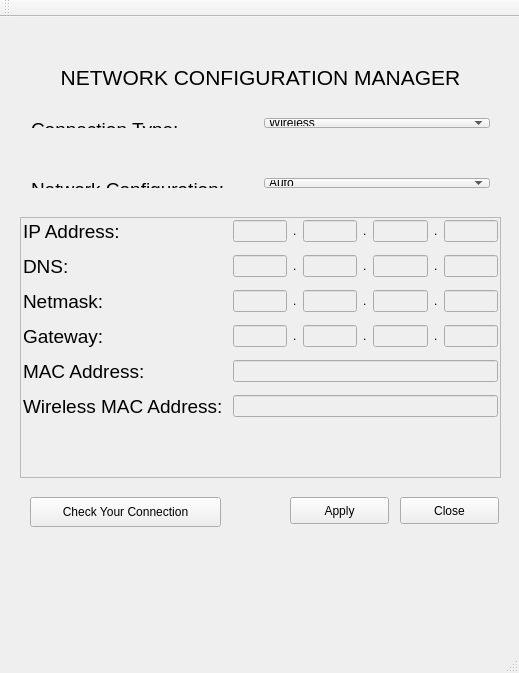
<?xml version="1.0" encoding="UTF-8"?>
<ui version="4.0">
 <class>MainWindow</class>
 <widget class="QMainWindow" name="MainWindow">
  <property name="geometry">
   <rect>
    <x>0</x>
    <y>0</y>
    <width>519</width>
    <height>673</height>
   </rect>
  </property>
  <property name="windowTitle">
   <string>MainWindow</string>
  </property>
  <property name="windowIcon">
   <iconset resource="rsc.qrc">
    <normaloff>:/Intranet.png</normaloff>:/Intranet.png</iconset>
  </property>
  <widget class="QWidget" name="centralWidget">
   <widget class="QFrame" name="advancedFrame">
    <property name="enabled">
     <bool>true</bool>
    </property>
    <property name="geometry">
     <rect>
      <x>20</x>
      <y>200</y>
      <width>481</width>
      <height>261</height>
     </rect>
    </property>
    <property name="focusPolicy">
     <enum>Qt::StrongFocus</enum>
    </property>
    <property name="frameShape">
     <enum>QFrame::StyledPanel</enum>
    </property>
    <property name="frameShadow">
     <enum>QFrame::Raised</enum>
    </property>
    <property name="lineWidth">
     <number>0</number>
    </property>
    <widget class="QWidget" name="formLayoutWidget">
     <property name="geometry">
      <rect>
       <x>0</x>
       <y>0</y>
       <width>481</width>
       <height>261</height>
      </rect>
     </property>
     <layout class="QFormLayout" name="formLayout">
      <property name="fieldGrowthPolicy">
       <enum>QFormLayout::AllNonFixedFieldsGrow</enum>
      </property>
      <property name="rowWrapPolicy">
       <enum>QFormLayout::DontWrapRows</enum>
      </property>
      <property name="horizontalSpacing">
       <number>10</number>
      </property>
      <property name="verticalSpacing">
       <number>12</number>
      </property>
      <property name="leftMargin">
       <number>3</number>
      </property>
      <property name="topMargin">
       <number>3</number>
      </property>
      <property name="rightMargin">
       <number>3</number>
      </property>
      <property name="bottomMargin">
       <number>3</number>
      </property>
      <item row="0" column="0">
       <widget class="QLabel" name="ipLabel">
        <property name="sizePolicy">
         <sizepolicy hsizetype="Maximum" vsizetype="Maximum">
          <horstretch>0</horstretch>
          <verstretch>0</verstretch>
         </sizepolicy>
        </property>
        <property name="text">
         <string>&lt;html&gt;&lt;head/&gt;&lt;body&gt;&lt;p&gt;&lt;span style=&quot; font-size:14pt;&quot;&gt;IP Address:&lt;/span&gt;&lt;/p&gt;&lt;/body&gt;&lt;/html&gt;</string>
        </property>
        <property name="textFormat">
         <enum>Qt::AutoText</enum>
        </property>
        <property name="wordWrap">
         <bool>false</bool>
        </property>
       </widget>
      </item>
      <item row="0" column="1">
       <layout class="QHBoxLayout" name="horizontalLayout_3">
        <property name="sizeConstraint">
         <enum>QLayout::SetFixedSize</enum>
        </property>
        <item>
         <widget class="QLineEdit" name="ipAddressEdit">
          <property name="enabled">
           <bool>false</bool>
          </property>
          <property name="text">
           <string/>
          </property>
          <property name="cursorPosition">
           <number>0</number>
          </property>
          <property name="clearButtonEnabled">
           <bool>false</bool>
          </property>
         </widget>
        </item>
        <item>
         <widget class="QLabel" name="dot1">
          <property name="text">
           <string>.</string>
          </property>
         </widget>
        </item>
        <item>
         <widget class="QLineEdit" name="ipAddressEdit_2">
          <property name="enabled">
           <bool>false</bool>
          </property>
          <property name="cursorPosition">
           <number>0</number>
          </property>
          <property name="clearButtonEnabled">
           <bool>false</bool>
          </property>
         </widget>
        </item>
        <item>
         <widget class="QLabel" name="dot2">
          <property name="text">
           <string>.</string>
          </property>
         </widget>
        </item>
        <item>
         <widget class="QLineEdit" name="ipAddressEdit_3">
          <property name="enabled">
           <bool>false</bool>
          </property>
          <property name="cursorPosition">
           <number>0</number>
          </property>
          <property name="clearButtonEnabled">
           <bool>false</bool>
          </property>
         </widget>
        </item>
        <item>
         <widget class="QLabel" name="dot3">
          <property name="text">
           <string>.</string>
          </property>
         </widget>
        </item>
        <item>
         <widget class="QLineEdit" name="ipAddressEdit_4">
          <property name="enabled">
           <bool>false</bool>
          </property>
          <property name="cursorPosition">
           <number>0</number>
          </property>
          <property name="clearButtonEnabled">
           <bool>false</bool>
          </property>
         </widget>
        </item>
       </layout>
      </item>
      <item row="1" column="0">
       <widget class="QLabel" name="dnsLabel">
        <property name="text">
         <string>&lt;html&gt;&lt;head/&gt;&lt;body&gt;&lt;p&gt;&lt;span style=&quot; font-size:14pt;&quot;&gt;DNS:&lt;/span&gt;&lt;/p&gt;&lt;/body&gt;&lt;/html&gt;</string>
        </property>
       </widget>
      </item>
      <item row="1" column="1">
       <layout class="QHBoxLayout" name="horizontalLayout_4">
        <property name="sizeConstraint">
         <enum>QLayout::SetFixedSize</enum>
        </property>
        <item>
         <widget class="QLineEdit" name="dnsEdit">
          <property name="enabled">
           <bool>false</bool>
          </property>
          <property name="cursorPosition">
           <number>0</number>
          </property>
          <property name="clearButtonEnabled">
           <bool>false</bool>
          </property>
         </widget>
        </item>
        <item>
         <widget class="QLabel" name="dot1_3">
          <property name="text">
           <string>.</string>
          </property>
         </widget>
        </item>
        <item>
         <widget class="QLineEdit" name="dnsEdit_2">
          <property name="enabled">
           <bool>false</bool>
          </property>
          <property name="cursorPosition">
           <number>0</number>
          </property>
          <property name="clearButtonEnabled">
           <bool>false</bool>
          </property>
         </widget>
        </item>
        <item>
         <widget class="QLabel" name="dot2_3">
          <property name="text">
           <string>.</string>
          </property>
         </widget>
        </item>
        <item>
         <widget class="QLineEdit" name="dnsEdit_3">
          <property name="enabled">
           <bool>false</bool>
          </property>
          <property name="cursorPosition">
           <number>0</number>
          </property>
          <property name="clearButtonEnabled">
           <bool>false</bool>
          </property>
         </widget>
        </item>
        <item>
         <widget class="QLabel" name="dot3_3">
          <property name="text">
           <string>.</string>
          </property>
         </widget>
        </item>
        <item>
         <widget class="QLineEdit" name="dnsEdit_4">
          <property name="enabled">
           <bool>false</bool>
          </property>
          <property name="cursorPosition">
           <number>0</number>
          </property>
          <property name="clearButtonEnabled">
           <bool>false</bool>
          </property>
         </widget>
        </item>
       </layout>
      </item>
      <item row="3" column="0">
       <widget class="QLabel" name="netmaskLabel">
        <property name="text">
         <string>&lt;html&gt;&lt;head/&gt;&lt;body&gt;&lt;p&gt;&lt;span style=&quot; font-size:14pt;&quot;&gt;Netmask:&lt;/span&gt;&lt;/p&gt;&lt;/body&gt;&lt;/html&gt;</string>
        </property>
       </widget>
      </item>
      <item row="3" column="1">
       <layout class="QHBoxLayout" name="horizontalLayout_5">
        <property name="sizeConstraint">
         <enum>QLayout::SetFixedSize</enum>
        </property>
        <property name="rightMargin">
         <number>0</number>
        </property>
        <item>
         <widget class="QLineEdit" name="netmaskEdit">
          <property name="enabled">
           <bool>false</bool>
          </property>
          <property name="cursorPosition">
           <number>0</number>
          </property>
          <property name="clearButtonEnabled">
           <bool>false</bool>
          </property>
         </widget>
        </item>
        <item>
         <widget class="QLabel" name="dot1_4">
          <property name="text">
           <string>.</string>
          </property>
         </widget>
        </item>
        <item>
         <widget class="QLineEdit" name="netmaskEdit_2">
          <property name="enabled">
           <bool>false</bool>
          </property>
          <property name="cursorPosition">
           <number>0</number>
          </property>
          <property name="clearButtonEnabled">
           <bool>false</bool>
          </property>
         </widget>
        </item>
        <item>
         <widget class="QLabel" name="dot2_4">
          <property name="text">
           <string>.</string>
          </property>
         </widget>
        </item>
        <item>
         <widget class="QLineEdit" name="netmaskEdit_3">
          <property name="enabled">
           <bool>false</bool>
          </property>
          <property name="cursorPosition">
           <number>0</number>
          </property>
          <property name="clearButtonEnabled">
           <bool>false</bool>
          </property>
         </widget>
        </item>
        <item>
         <widget class="QLabel" name="dot3_4">
          <property name="text">
           <string>.</string>
          </property>
         </widget>
        </item>
        <item>
         <widget class="QLineEdit" name="netmaskEdit_4">
          <property name="enabled">
           <bool>false</bool>
          </property>
          <property name="cursorPosition">
           <number>0</number>
          </property>
          <property name="clearButtonEnabled">
           <bool>false</bool>
          </property>
         </widget>
        </item>
       </layout>
      </item>
      <item row="4" column="0">
       <widget class="QLabel" name="gatewayLabel">
        <property name="text">
         <string>&lt;html&gt;&lt;head/&gt;&lt;body&gt;&lt;p&gt;&lt;span style=&quot; font-size:14pt;&quot;&gt;Gateway:&lt;/span&gt;&lt;/p&gt;&lt;/body&gt;&lt;/html&gt;</string>
        </property>
       </widget>
      </item>
      <item row="4" column="1">
       <layout class="QHBoxLayout" name="horizontalLayout_6">
        <property name="sizeConstraint">
         <enum>QLayout::SetFixedSize</enum>
        </property>
        <item>
         <widget class="QLineEdit" name="gatewayEdit">
          <property name="enabled">
           <bool>false</bool>
          </property>
          <property name="cursorPosition">
           <number>0</number>
          </property>
          <property name="clearButtonEnabled">
           <bool>false</bool>
          </property>
         </widget>
        </item>
        <item>
         <widget class="QLabel" name="dot1_2">
          <property name="text">
           <string>.</string>
          </property>
         </widget>
        </item>
        <item>
         <widget class="QLineEdit" name="gatewayEdit_2">
          <property name="enabled">
           <bool>false</bool>
          </property>
          <property name="cursorPosition">
           <number>0</number>
          </property>
          <property name="clearButtonEnabled">
           <bool>false</bool>
          </property>
         </widget>
        </item>
        <item>
         <widget class="QLabel" name="dot2_2">
          <property name="text">
           <string>.</string>
          </property>
         </widget>
        </item>
        <item>
         <widget class="QLineEdit" name="gatewayEdit_3">
          <property name="enabled">
           <bool>false</bool>
          </property>
          <property name="cursorPosition">
           <number>0</number>
          </property>
          <property name="clearButtonEnabled">
           <bool>false</bool>
          </property>
         </widget>
        </item>
        <item>
         <widget class="QLabel" name="dot3_2">
          <property name="text">
           <string>.</string>
          </property>
         </widget>
        </item>
        <item>
         <widget class="QLineEdit" name="gatewayEdit_4">
          <property name="enabled">
           <bool>false</bool>
          </property>
          <property name="cursorPosition">
           <number>0</number>
          </property>
          <property name="clearButtonEnabled">
           <bool>false</bool>
          </property>
         </widget>
        </item>
       </layout>
      </item>
      <item row="5" column="0">
       <widget class="QLabel" name="macAddressLabel">
        <property name="text">
         <string>&lt;html&gt;&lt;head/&gt;&lt;body&gt;&lt;p&gt;&lt;span style=&quot; font-size:14pt;&quot;&gt;MAC Address:&lt;/span&gt;&lt;/p&gt;&lt;/body&gt;&lt;/html&gt;</string>
        </property>
       </widget>
      </item>
      <item row="6" column="0">
       <widget class="QLabel" name="wiMacAddressLabel">
        <property name="text">
         <string>&lt;html&gt;&lt;head/&gt;&lt;body&gt;&lt;p&gt;&lt;span style=&quot; font-size:14pt;&quot;&gt;Wireless MAC Address:&lt;/span&gt;&lt;/p&gt;&lt;/body&gt;&lt;/html&gt;</string>
        </property>
       </widget>
      </item>
      <item row="6" column="1">
       <widget class="QLineEdit" name="wiMacAddressEdit">
        <property name="enabled">
         <bool>false</bool>
        </property>
        <property name="sizePolicy">
         <sizepolicy hsizetype="Expanding" vsizetype="Fixed">
          <horstretch>0</horstretch>
          <verstretch>0</verstretch>
         </sizepolicy>
        </property>
       </widget>
      </item>
      <item row="5" column="1">
       <widget class="QLineEdit" name="macAddressEdit">
        <property name="enabled">
         <bool>false</bool>
        </property>
        <property name="sizePolicy">
         <sizepolicy hsizetype="Expanding" vsizetype="Fixed">
          <horstretch>0</horstretch>
          <verstretch>0</verstretch>
         </sizepolicy>
        </property>
       </widget>
      </item>
     </layout>
    </widget>
   </widget>
   <widget class="QPushButton" name="applyButton">
    <property name="geometry">
     <rect>
      <x>290</x>
      <y>480</y>
      <width>99</width>
      <height>27</height>
     </rect>
    </property>
    <property name="focusPolicy">
     <enum>Qt::StrongFocus</enum>
    </property>
    <property name="text">
     <string>Apply</string>
    </property>
   </widget>
   <widget class="QPushButton" name="cancelButton">
    <property name="geometry">
     <rect>
      <x>400</x>
      <y>480</y>
      <width>99</width>
      <height>27</height>
     </rect>
    </property>
    <property name="text">
     <string>Close</string>
    </property>
   </widget>
   <widget class="QWidget" name="layoutWidget">
    <property name="geometry">
     <rect>
      <x>20</x>
      <y>90</y>
      <width>481</width>
      <height>32</height>
     </rect>
    </property>
    <layout class="QHBoxLayout" name="horizontalLayout">
     <item>
      <widget class="QLabel" name="connTypeLabel">
       <property name="text">
        <string>&lt;html&gt;&lt;head/&gt;&lt;body&gt;&lt;p&gt;&lt;span style=&quot; font-size:14pt;&quot;&gt;Connection Type:&lt;/span&gt;&lt;/p&gt;&lt;/body&gt;&lt;/html&gt;</string>
       </property>
      </widget>
     </item>
     <item>
      <widget class="QComboBox" name="connTypeComboBox">
       <property name="currentText">
        <string>Wireless</string>
       </property>
       <item>
        <property name="text">
         <string>Wireless</string>
        </property>
       </item>
       <item>
        <property name="text">
         <string>Wired</string>
        </property>
       </item>
      </widget>
     </item>
    </layout>
   </widget>
   <widget class="QWidget" name="layoutWidget">
    <property name="geometry">
     <rect>
      <x>20</x>
      <y>150</y>
      <width>481</width>
      <height>32</height>
     </rect>
    </property>
    <layout class="QHBoxLayout" name="horizontalLayout_2">
     <item>
      <widget class="QLabel" name="netwConfLabel">
       <property name="text">
        <string>&lt;html&gt;&lt;head/&gt;&lt;body&gt;&lt;p&gt;&lt;span style=&quot; font-size:14pt;&quot;&gt;Network Configuration:&lt;/span&gt;&lt;/p&gt;&lt;/body&gt;&lt;/html&gt;</string>
       </property>
      </widget>
     </item>
     <item>
      <widget class="QComboBox" name="NetwConfComboBox">
       <item>
        <property name="text">
         <string>Auto</string>
        </property>
       </item>
       <item>
        <property name="text">
         <string>Manual</string>
        </property>
       </item>
      </widget>
     </item>
    </layout>
   </widget>
   <widget class="QLabel" name="label">
    <property name="geometry">
     <rect>
      <x>20</x>
      <y>40</y>
      <width>481</width>
      <height>41</height>
     </rect>
    </property>
    <property name="text">
     <string>&lt;html&gt;&lt;head/&gt;&lt;body&gt;&lt;p align=&quot;center&quot;&gt;&lt;span style=&quot; font-size:16pt; color:#000000;&quot;&gt;NETWORK CONFIGURATION MANAGER&lt;/span&gt;&lt;/p&gt;&lt;/body&gt;&lt;/html&gt;</string>
    </property>
   </widget>
   <widget class="QLabel" name="label_2">
    <property name="geometry">
     <rect>
      <x>250</x>
      <y>0</y>
      <width>31</width>
      <height>41</height>
     </rect>
    </property>
    <property name="text">
     <string>&lt;html&gt;&lt;head/&gt;&lt;body&gt;&lt;p&gt;&lt;img src=&quot;:/the_network_icon.png&quot;/&gt;&lt;/p&gt;&lt;/body&gt;&lt;/html&gt;</string>
    </property>
   </widget>
   <widget class="QPushButton" name="checkConnectionButton">
    <property name="enabled">
     <bool>true</bool>
    </property>
    <property name="geometry">
     <rect>
      <x>30</x>
      <y>480</y>
      <width>191</width>
      <height>30</height>
     </rect>
    </property>
    <property name="text">
     <string>Check Your Connection</string>
    </property>
   </widget>
   <widget class="QLabel" name="tickLabel">
    <property name="enabled">
     <bool>true</bool>
    </property>
    <property name="geometry">
     <rect>
      <x>40</x>
      <y>520</y>
      <width>31</width>
      <height>31</height>
     </rect>
    </property>
    <property name="text">
     <string>&lt;html&gt;&lt;head/&gt;&lt;body&gt;&lt;p&gt;&lt;img src=&quot;:/tick.png&quot;/&gt;&lt;/p&gt;&lt;/body&gt;&lt;/html&gt;</string>
    </property>
   </widget>
   <widget class="QLabel" name="crossLabel">
    <property name="geometry">
     <rect>
      <x>180</x>
      <y>520</y>
      <width>31</width>
      <height>31</height>
     </rect>
    </property>
    <property name="text">
     <string>&lt;html&gt;&lt;head/&gt;&lt;body&gt;&lt;p&gt;&lt;img src=&quot;:/cross.png&quot;/&gt;&lt;/p&gt;&lt;/body&gt;&lt;/html&gt;</string>
    </property>
   </widget>
   <zorder>cancelButton</zorder>
   <zorder>layoutWidget</zorder>
   <zorder>layoutWidget</zorder>
   <zorder>advancedFrame</zorder>
   <zorder>applyButton</zorder>
   <zorder>label</zorder>
   <zorder>label_2</zorder>
   <zorder>checkConnectionButton</zorder>
   <zorder>tickLabel</zorder>
   <zorder>crossLabel</zorder>
  </widget>
  <widget class="QToolBar" name="mainToolBar">
   <attribute name="toolBarArea">
    <enum>TopToolBarArea</enum>
   </attribute>
   <attribute name="toolBarBreak">
    <bool>false</bool>
   </attribute>
  </widget>
  <widget class="QStatusBar" name="statusBar"/>
  <widget class="QMenuBar" name="menuBar">
   <property name="geometry">
    <rect>
     <x>0</x>
     <y>0</y>
     <width>519</width>
     <height>28</height>
    </rect>
   </property>
  </widget>
 </widget>
 <layoutdefault spacing="6" margin="11"/>
 <tabstops>
  <tabstop>connTypeComboBox</tabstop>
  <tabstop>NetwConfComboBox</tabstop>
  <tabstop>applyButton</tabstop>
  <tabstop>cancelButton</tabstop>
  <tabstop>advancedFrame</tabstop>
 </tabstops>
 <resources>
  <include location="rsc.qrc"/>
 </resources>
 <connections/>
</ui>
